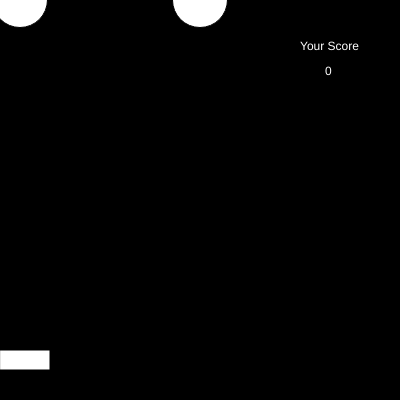
Frame 1 (no input)
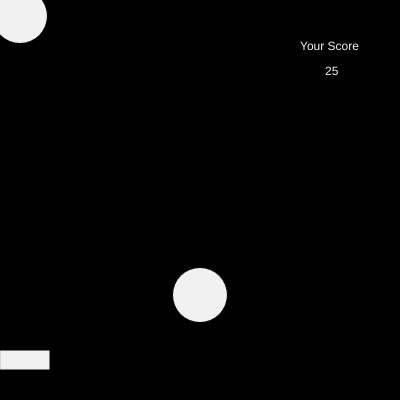
Frame 60 (no input)
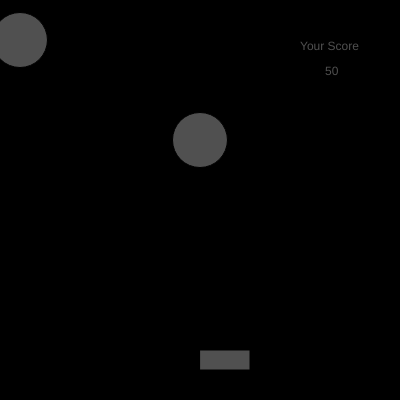
Frame 120 (the mouse pressed at the canvas centre since frame 60)

The p5.js sketch that drew these frames (run headless with seeded random() and noise() and a simulated clock; from frame 60 on, the mouse is pressed at the canvas centre):

// p5.js sketch
// ── sketch.js
var ball2 = 0;
var score = 0;
var ball1 = 0;
function setup() {
  createCanvas(400, 400);
}

function draw() {
  background(0);
  fill(random(400));
  rect(mouseX, 350, 50, 20);
  ellipse(20, ball2, 55);
  ellipse(200, ball1, 55);
  ball2 = ball2 + 8;
  ball1 = ball1 + 5;
  if (ball2 > 450) {
    ball2 = 0;
    score = score + 25;

  }
  if (ball1 > 450) {
    ball1 = 0;
  }
 text("Your Score", 300, 50);
  text(score, 325, 75);

if(ball1>350 && ball1<350+20 && 200> mouseX && 200<mouseX+50 ){
  score=score-25
}
  
  
  if(ball2>350 && ball2<350+20 && 200>mouseX && 200<mouseX+50){}
}
